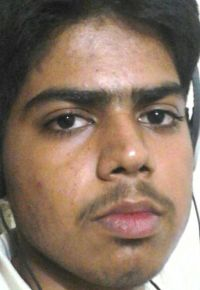
%> input picture FACE_VIEW_MORPHING/t1.jpg, 200 x 290 px
$ octave astillimage_morphing.m   (GNU Octave 9; MATLAB toolbox functions it lacks are replaced by stand-ins)
%> lines starting %> are read from the running program, lines starting %| are printed output that depends on the picture; in (x1, y1, x2, y2) boxes, pixels count from 0 and x2, y2 are one past the last pixel; in counts of white or black regions, pixels touching at a corner belong together; the program's own positions count from 1
### FACE_VIEW_MORPHING/DetectEyeMouth.m
function [eye1,eye2,mouth,showim] = DetectEyeMouth(im)
[M,N,C] = size(im);
imycbcr = rgb2ycbcr(im);

Y = double(imycbcr(:,:,1));
y = uint8(Y);
y = imnormal(y);
Cb = double(imycbcr(:,:,2));
cb = uint8(Cb);
cb = imnormal(cb);
Cr = double(imycbcr(:,:,3));
cr = uint8(Cb);
cr = imnormal(cr);

%-----------------------Compute the Eye Map C-------------
%Cr^2
Cr_sq = imnormal(Cr.^2);
cr_sq =uint8(Cr_sq);

%Cb^2
Cb_sq = imnormal((255-Cr).^2);
cb_sq =uint8(Cb_sq);

%Cb/Cr
Cb_Cr = imnormal(Cb./Cr);
cb_cr =uint8(Cb_Cr);
EyeMapC = (Cr_sq + Cb_sq + Cb_Cr)/3;    %average

%EyeMapC
EyeMapC = imnormal(EyeMapC);
eyemapc = uint8(EyeMapC);
%Use histogram equalization to enhance the result
eyemapc_hist_eq = double(histeq(eyemapc));
eyemapc_hist_eq_invert = uint8(eyemapc_hist_eq);
%-----------------------End of Computing the Eye Map C-------------

%-----------------------Compute the Eye Map L----------------------
se = strel('disk',5);               %disk of radius 5

 % dialate
Y_dia = imdilate(Y,se);
y_dia =uint8(Y_dia);

 % erode
Y_ero = imerode(Y,se);
y_ero =uint8(Y_ero);

%EyeMapL
EyeMapL = Y_dia./(Y_ero+0.1);
EyeMapL = imnormal(EyeMapL);
eyemapl = uint8(EyeMapL);
%Use histogram equalization to enhance the result
eyemapl_hist_eq = double(histeq(eyemapl));
eyemapl_hist_eq_invert = uint8(eyemapl_hist_eq);

%-----------------------End of Computing the Eye Map L-------------

%------------------------Combine as Eye Map--------------------
initial_eyemap = imnormal(EyeMapC.*EyeMapL);
initial_eyemap = uint8(initial_eyemap);
%Dilate
EyeMap = imdilate(initial_eyemap,strel('disk',3));
eyemap_hist_eq = double(histeq(EyeMap));
eyemap_hist_eq_invert = uint8(eyemap_hist_eq);
e_map = double(eyemap_hist_eq_invert);
%------------------------End of Combine as Eye Map--------------------

%-------------Masked, normally eyes appear in the following area-----
mask = zeros(M,N);
left = round(N/6);
right = round(5*N/6);
GRx = 1:M;
GRy = normpdf(GRx,round(M/2.5),M/4);
mask(:,left:right)=repmat(GRy',1,right-left+1);
GCx = repmat(1:left,M,1);
GCy = normpdf(GCx,0,left/3);
for i=1:M
    GCy(i,:) = GCy(i,:)/GCy(i,1)*mask(i,left);
end
[tempM,tempN]=size(GCy);
mask(:,right:(right+tempN-1)) = GCy;
mask(:,(left-tempN+1):left) = fliplr(GCy);
mEyeMap = imnormal(e_map.*mask);
subplot(4,5,16);imshow(mEyeMap,[]);title('Eye Area');
 %figure;imshow(mEyeMap,[]);
 %figure;imshow(mEyeMap,[]);

%---------------------eye area-------------
template = ones(5,5);
mEyeMap = conv2(mEyeMap,template,'same');
% figure;imshow(mEyeMap,[]);
[tempinx,tempiny] = find(mEyeMap == max(max(mEyeMap)));
index_e1x = tempinx(1);
index_e1y = tempiny(1);

%Mask out the first eye and mark the second eye
halfm = round(N/7);
masktemp = ones(M,N);
masktemp((index_e1x-halfm):(index_e1x+halfm),(index_e1y-halfm):(index_e1y+halfm)) = 0;
mEyeMap= mEyeMap.*masktemp;
[tempinx,tempiny] = find(mEyeMap == max(max(mEyeMap)));
index_e2x = tempinx(1);
index_e2y = tempiny(1);

%change the eye index
if index_e2y < index_e1y
    temp = index_e2y;
    index_e2y = index_e1y;
    index_e1y = temp;
    temp = index_e2x;
    index_e2x = index_e1x;
    index_e1x = temp;
end

theta = atan((index_e1x-index_e2x)/(index_e2y-index_e1y));
%retangle to mark the eyes
halfl = round(N/9);
halfw = round(N/18);
luc = [index_e1x-halfw,index_e1y-halfl];
ruc = [index_e1x-halfw,index_e1y+halfl];
llc = [index_e1x+halfw,index_e1y-halfl];
rlc = [index_e1x+halfw,index_e1y+halfl];
showim = im;
showim = redrectangle(showim,luc,ruc,llc,rlc,theta);
% figure;imshow(im,[]);
luc = [index_e2x-halfw,index_e2y-halfl];
ruc = [index_e2x-halfw,index_e2y+halfl];
llc = [index_e2x+halfw,index_e2y-halfl];
rlc = [index_e2x+halfw,index_e2y+halfl];
showim = redrectangle(showim,luc,ruc,llc,rlc,theta);

% Use mouth map to detect mouth automatically
term1 = imnormal(Cr.^2);
term2 = imnormal(Cr./Cb);
MouthMap = term1.*(term1-0.2*term2).^2;
MouthMap = imnormal(imdilate(MouthMap,strel('disk',3)));
subplot(4,5,18);imshow(MouthMap,[]);title('Mouth Area');
% figure;imshow(MouthMap,[]);

eye1 = [index_e1x,index_e1y];
eye2 = [index_e2x,index_e2y];
MouthMask = MMask(im,eye1,eye2);
MouthMap = MouthMap.*MouthMask;
% figure;imshow(MouthMap,[]);
[tempinx,tempiny] = find(MouthMap == max(max(MouthMap)));
index_mx = tempinx(1);
index_my = tempiny(1);

mouth = [index_mx,index_my];

halfw = round(1.2*halfw);
halfl = round(1.8*halfl);
luc = [index_mx-halfw,index_my-halfl];
ruc = [index_mx-halfw,index_my+halfl];
llc = [index_mx+halfw,index_my-halfl];
rlc = [index_mx+halfw,index_my+halfl];
showim = redrectangle(showim,luc,ruc,llc,rlc,theta);

 %----------display ------------
subplot(4,5,1);imshow(im);title('Input image');
subplot(4,5,2);imshow(imycbcr);title('ycbcr');
subplot(4,5,3);imshow(y);title('Y');
subplot(4,5,4);imshow(cb);title('Cb');
subplot(4,5,5);imshow(cr);title('Cr');
subplot(4,5,6);imshow(cr_sq);title('Cr^2');
subplot(4,5,7);imshow(cb_sq);title('Cb^2');
subplot(4,5,8);imshow(cb_cr);title('Cb/Cr');
subplot(4,5,9);imshow(eyemapc_hist_eq_invert);title('EyeMapC');
subplot(4,5,10);imshow(y_dia);title('Y Dialate');
subplot(4,5,11);imshow(y_ero);title('Y Erode');
subplot(4,5,12);imshow(eyemapl_hist_eq_invert);title('EyeMapL');
subplot(4,5,13);imshow(initial_eyemap);title('Initial eyemap');
subplot(4,5,14);imshow(eyemap_hist_eq_invert);title('EyeMap');
subplot(4,5,15);imshow(mask,[]);title('Mask');
subplot(4,5,17);imshow(mEyeMap,[]);title('Masked Eye');
subplot(4,5,19);imshow(MouthMap,[]);title('Masked Mouth');
subplot(4,5,20);imshow(showim,[]);title('EYES & MOUTH');
figure ; imshow(showim,[]);title('EYES & MOUTH');
figure;
%------------------End of Display---------------

### FACE_VIEW_MORPHING/imnormal.m
function result =  imnormal(im)
%This function is used to normalize the image to [0,255]
immin = min(min(im));
immax = max(max(im));
result = (im-immin)/(immax-immin)*255;

### FACE_VIEW_MORPHING/redrectangle.m
function result = redrectangle(im,p1,p2,p3,p4,theta)
%This function is used to make the image pixel become red
[M,N,P] = size(im);
%Rotate the upper horizontal line
L = abs(p1(2)-p2(2))+1;
W = abs(p1(1)-p3(1))+1;

x = [p1(1)*ones(1,L),p1(1):p3(1),p3(1)*ones(1,L),p2(1):p4(1)]-p1(1);
y = [p1(2):p2(2),p1(2)*ones(1,W),p3(2):p4(2),p2(2)*ones(1,W)]-p1(2);

temp = [cos(theta), -sin(theta);sin(theta), cos(theta)]*[x;y];
x = round(temp(1,:))+p1(1);
y = round(temp(2,:))+p1(2);
x = max(x,1);
x = min(x,M);
y = max(y,1);
y = min(y,N);
for i = 1:length(y)
    im(x(i),y(i),1) = 255;
    im(x(i),y(i),2) = 0;
    im(x(i),y(i),3) = 0;
end
result = im;

### FACE_VIEW_MORPHING/MMask.m
function MouthMask = MMask(im,eye1,eye2)
%This function is used to generate a mask to help detect the mouth in the
%face
eye1x = eye1(1);
eye1y = eye1(2);
eye2x = eye2(1);
eye2y = eye2(2);
[M,N,P] = size(im);
eyem = round((eye1+eye2)/2);
dis = round(sqrt((eye1x-eye2x)^2+(eye1y-eye2y)^2))*1.2;
mouthtemp = [eyem(1)+dis,eyem(2)];
MouthMask= zeros(M,N);
% templ = uint8(round(N/4));
templ = round(N/4);
l1 = uint16(mouthtemp(1)-templ);
l2 = uint16(mouthtemp(1)+templ);
r1 = uint16(mouthtemp(2)-templ);
r2 = uint16(mouthtemp(2)+templ);
if l1<=1
    l1=1;
end
if l2>M
    l2=M;
end
if r1<=1
    r1=1;
end
if r2>N
    r2=N;
end
MouthMask(l1:l2,r1:r2) = 1;

### FACE_VIEW_MORPHING/CoTrans.m
function face1t = CoTrans(face1,P1,P2)
%This function is used to transform the coordinates of the two faces
%P1 is the indexes of eye1, eye2 and mouth in face 1
%P2 is the indexes of eye1, eye2 and mouth in face 2

F1E1 = P1(1,:);
F1E2 = P1(2,:);
F1M = P1(3,:);

F2E1 = P2(1,:);
F2E2 = P2(2,:);
F2M = P2(3,:);

%partition the image pixels into five different
%areas by griding

[M,N,P] = size(face1);
x = 1:M;
y = 1:N;
[X,Y] = ndgrid(x,y);
%Index of area 1
xv = [1,1,F2E1(1),1];
yv = [1,N,F2E1(2),1];
Area1 = double(inpolygon(X,Y,xv,yv));
[A1x,A1y] = find(Area1==1);
RA1 = ImWrap(A1x,A1y,face1,[1 1 F1E1(1)],[1 N F1E1(2)],[1 1 F2E1(1)],[1 N F2E1(2)]);  % use of inbuilt function to warp the areas accordingly
%Index of area 2
xv = [F2E1(1),1,F2E2(1),F2E1(1)];
yv = [F2E1(2),N,F2E2(2),F2E1(2)];
Area2 = double(inpolygon(X,Y,xv,yv));
[A2x,A2y] = find(Area2==1);
RA2 = ImWrap(A2x,A2y,face1,[F1E1(1) 1 F1E2(1)],[F1E1(2) N F1E2(2)],[F2E1(1) 1 F2E2(1)],[F2E1(2) N F2E2(2)]);
%Index of area 3
xv = [1,F2E1(1),M,1];
yv = [1,F2E1(2),1,1];
Area3 = double(inpolygon(X,Y,xv,yv));
[A3x,A3y] = find(Area3==1);
RA3 = ImWrap(A3x,A3y,face1,[1 F1E1(1) M],[1 F1E1(2) 1],[1 F2E1(1) M],[1 F2E1(2) 1]);
%Index of area 4
xv = [F2E1(1),F2M(1),M,F2E1(1)];
yv = [F2E1(2),F2M(2),1,F2E1(2)];
Area4 = double(inpolygon(X,Y,xv,yv));
[A4x,A4y] = find(Area4==1);
RA4 = ImWrap(A4x,A4y,face1,[F1E1(1) F1M(1) M],[F1E1(2) F1M(2) 1],[F2E1(1) F2M(1) M],[F2E1(2) F2M(2) 1]);
%Index of area 5
xv = [F2E1(1),F2E2(1),F2M(1),F2E1(1)];
yv = [F2E1(2),F2E2(2),F2M(2),F2E1(2)];
Area5 = double(inpolygon(X,Y,xv,yv));
[A5x,A5y] = find(Area5==1);
RA5 = ImWrap(A5x,A5y,face1,[F1E1(1) F1E2(1) F1M(1)],[F1E1(2) F1E2(2) F1M(2)],[F2E1(1) F2E2(1) F2M(1)],[F2E1(2) F2E2(2) F2M(2)]);
%Index of area 6
xv = [F2M(1),F2E2(1),M,F2M(1)];
yv = [F2M(2),F2E2(2),N,F2M(2)];
Area6 = double(inpolygon(X,Y,xv,yv));
[A6x,A6y] = find(Area6==1);
RA6 = ImWrap(A6x,A6y,face1,[F1M(1) F1E2(1) M],[F1M(2) F1E2(2) N],[F2M(1) F2E2(1) M],[F2M(2) F2E2(2) N]);
%Index of area 7
xv = [F2E2(1),1,M,F2E2(1)];
yv = [F2E2(2),N,N,F2E2(2)];
Area7 = double(inpolygon(X,Y,xv,yv));
[A7x,A7y] = find(Area7==1);
RA7 = ImWrap(A7x,A7y,face1,[F1E2(1) 1 M],[F1E2(2) N N],[F2E2(1) 1 M],[F2E2(2) N N]);
%Index of area 8
xv = [M,F2M(1),M,M];
yv = [1,F2M(2),N,1];
Area8 = double(inpolygon(X,Y,xv,yv));
[A8x,A8y] = find(Area8==1);
RA8 = ImWrap(A8x,A8y,face1,[M F1M(1) M],[1 F1M(2) N],[M F2M(1) M],[1 F2M(2) N]);

face1t = RA1+RA2+RA3+RA4+RA5+RA6+RA7+RA8;
TRA1 = rgb2gray(RA1);
TRA2 = rgb2gray(RA2);
TRA3 = rgb2gray(RA3);
TRA4 = rgb2gray(RA4);
TRA5 = rgb2gray(RA5);
TRA6 = rgb2gray(RA6);
TRA7 = rgb2gray(RA7);
TRA8 = rgb2gray(RA8);

% [10 lines of commented-out code are left out]

[Inx1,Iny1] = find(TRA1 == TRA3 & TRA1~=0 & TRA3~=0);
[Inx2,Iny2] = find(TRA1 == TRA2 & TRA1~=0 & TRA2~=0);
[Inx3,Iny3] = find(TRA2 == TRA5 & TRA2~=0 & TRA5~=0);
[Inx4,Iny4] = find(TRA2 == TRA7 & TRA2~=0 & TRA7~=0);
[Inx5,Iny5] = find(TRA3 == TRA4 & TRA3~=0 & TRA4~=0);
[Inx6,Iny6] = find(TRA4 == TRA5 & TRA4~=0 & TRA5~=0);
[Inx7,Iny7] = find(TRA5 == TRA6 & TRA5~=0 & TRA6~=0);
[Inx8,Iny8] = find(TRA6 == TRA7 & TRA6~=0 & TRA7~=0);
[Inx9,Iny9] = find(TRA4 == TRA8 & TRA4~=0 & TRA8~=0);
[Inx10,Iny10] = find(TRA8 == TRA6 & TRA8~=0 & TRA6~=0);
Inx = [Inx1;Inx2;Inx3;Inx4;Inx5;Inx6;Inx7;Inx8;Inx9;Inx10];
Iny = [Iny1;Iny2;Iny3;Iny4;Iny5;Iny6;Iny7;Iny8;Iny9;Iny10];
for i = 1:length(Inx)
    face1t(Inx(i),Iny(i),1) = face1t(Inx(i),Iny(i),1)/2;
    face1t(Inx(i),Iny(i),2) = face1t(Inx(i),Iny(i),2)/2;
    face1t(Inx(i),Iny(i),3) = face1t(Inx(i),Iny(i),3)/2;
end
face1t = uint8(face1t);

### FACE_VIEW_MORPHING/ImWrap.m
function result = ImWrap(Ax,Ay,im,u,v,x,y);
%This funciton is used for image wraping
%Ax and Ay are the indexs of the image area
%im is the image
%u v x y define the affine transformation
[M,N,P] = size(im);
tform = maketform('affine',[u' v'],[x' y']);
[UI,VI] = tforminv(tform,Ax,Ay);
[U,V] = meshgrid(1:M,1:N);
Out(:,:,1) = interp2(U,V,im(:,:,1)',UI,VI,'linear');   %interpolation
Out(:,:,2) = interp2(U,V,im(:,:,2)',UI,VI,'linear');
Out(:,:,3) = interp2(U,V,im(:,:,3)',UI,VI,'linear');

result = zeros(M,N);
for i = 1:length(Ax)
    result(Ax(i),Ay(i),1) = Out(i,1,1);
    result(Ax(i),Ay(i),2) = Out(i,1,2);
    result(Ax(i),Ay(i),3) = Out(i,1,3);
end

### FACE_VIEW_MORPHING/astillimage_morphing.m

clear;clc;close all;
%This code performes View Morphing for still images and detects eyes and
%mouth in the morphed image
face1 = imread('t1.jpg');
%> face1 is the input picture: size 290x200x3 uint8; mean R, G, B 137.6, 116.4, 100.4
face2 = imread('t2.jpg');
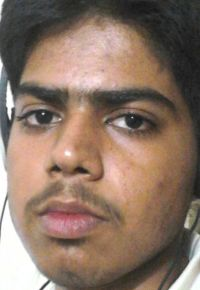
%> input picture FACE_VIEW_MORPHING/t2.jpg, 200 x 290 px
%> face2 is the input picture: size 290x200x3 uint8; mean R, G, B 138.6, 116.3, 101.7

% resize the two images
[M1,N1,P] = size(face1);
%> M1 = 290; N1 = 200; P = 3
[M2,N2,P] = size(face2);
%> M2 = 290; N2 = 200

M = min([M1,M2]);
%> M = 290
N = min([N1,N2]);
%> N = 200
face1 = imresize(face1,[M,N]);
face2 = imresize(face2,[M,N]);
figure;
[f1_eye1,f1_eye2,f1_mouth,f1show] = DetectEyeMouth(face1);
%> in DetectEyeMouth, `imycbcr = rgb2ycbcr(im);`: imycbcr: size 290x200x3 uint8; mean of channels 1, 2, 3 119.8, 117.9, 138.5
%> in imnormal, `immin = min(min(im));`: immin = 35
%> in imnormal, `immax = max(max(im));`: immax = 235
%> in imnormal, `result = (im-immin)/(immax-immin)*255;`: result: size 290x200 uint8; 37.3% white; 41 white regions (24 under 20 px), largest, box (x1, y1, x2, y2) and area: (34, 98, 200, 290) 13721, (54, 20, 179, 95) 5925, (0, 233, 32, 290) 794
%> in imnormal (call 2), `result = (im-immin)/(immax-immin)*255;`: result: size 290x200 uint8; 59.6% white; 22 black regions (13 under 20 px), largest, box (x1, y1, x2, y2) and area: (9, 86, 190, 277) 18374, (27, 22, 104, 95) 2519, (123, 28, 177, 85) 1707
%> in DetectEyeMouth, `eyemapl_hist_eq = double(histeq(eyemapl));`:
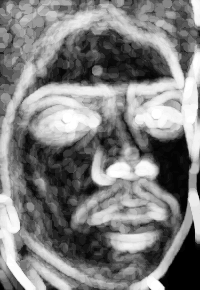
%> eyemapl_hist_eq: size 290x200 double; min 0, max 255, mean 127.8
%> in DetectEyeMouth, `mask(:,right:(right+tempN-1)) = GCy;`: mask: size 290x200 double; min 0, max 0.0055, mean 0.00238
%> in DetectEyeMouth, `mask(:,(left-tempN+1):left) = fliplr(GCy);`:
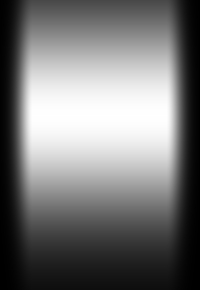
%> mask: size 290x200 double; min 0, max 0.0055, mean 0.00258; drawn with min black and max white
%> in DetectEyeMouth, `[tempinx,tempiny] = find(mEyeMap == max(max(mEyeMap)));`: tempinx = [116; 116; 116; 116; 116; 116; 116; 116; 116; 116; 116; 116; 116]; tempiny = [65; 66; 67; 68; 69; 70; 154; 155; 156; 157; 158; 159; 160]
%> in DetectEyeMouth, `index_e1x = tempinx(1);`: index_e1x = 116
%> in DetectEyeMouth, `index_e1y = tempiny(1);`: index_e1y = 65
%> in DetectEyeMouth, `masktemp((index_e1x-halfm):(index_e1x+halfm),(index_e1y-halfm):(index_..`: masktemp: size 290x200 double; values 0 (black) and 1 (white), 94% white; 1 black region, box (x1, y1, x2, y2) and area: (35, 86, 94, 145) 3481
%> in DetectEyeMouth, `mEyeMap= mEyeMap.*masktemp;`:
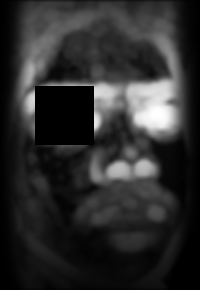
%> mEyeMap: size 290x200 double; min 0, max 6373.8, mean 1131.2; drawn with min black and max white
%> in DetectEyeMouth, `[tempinx,tempiny] = find(mEyeMap == max(max(mEyeMap)));`: tempinx = [116; 116; 116; 116; 116; 116; 116]; tempiny = [154; 155; 156; 157; 158; 159; 160]
%> in DetectEyeMouth, `index_e2x = tempinx(1);`: index_e2x = 116
%> in DetectEyeMouth, `index_e2y = tempiny(1);`: index_e2y = 154
%> in DetectEyeMouth, `theta = atan((index_e1x-index_e2x)/(index_e2y-index_e1y));`: theta = 0
%> in DetectEyeMouth, `luc = [index_e1x-halfw,index_e1y-halfl];`: luc = [105 43]
%> in DetectEyeMouth, `ruc = [index_e1x-halfw,index_e1y+halfl];`: ruc = [105 87]
%> in DetectEyeMouth, `llc = [index_e1x+halfw,index_e1y-halfl];`: llc = [127 43]
%> in DetectEyeMouth, `rlc = [index_e1x+halfw,index_e1y+halfl];`: rlc = [127 87]
%> in redrectangle, `L = abs(p1(2)-p2(2))+1;`: L = 45
%> in redrectangle, `W = abs(p1(1)-p3(1))+1;`: W = 23
%> in redrectangle, `temp = [cos(theta), -sin(theta);sin(theta), cos(theta)]*[x;y];`: temp = 136 columns, first 8: [0 0 0 0 0 0 0 0; 0 1 2 3 4 5 6 7]
%> in redrectangle, `x = round(temp(1,:))+p1(1);`: x = 136 values, max 127 at index 68, min 105 at index 1, mean 116
%> in redrectangle, `y = round(temp(2,:))+p1(2);`: y = 136 values, max 87 at index 45, min 43 at index 1, mean 65
%> the loop in redrectangle, `for i = 1:length(y)` made 136 passes
%> after the loop in redrectangle, `for i = 1:length(y)`:
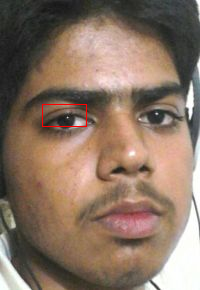
%> im: size 290x200x3 uint8; 0.23% of pixels changed, all inside (x1, y1, x2, y2) = (42, 104, 87, 127)
%> in DetectEyeMouth, `luc = [index_e2x-halfw,index_e2y-halfl];`: luc = [105 132]
%> in DetectEyeMouth, `ruc = [index_e2x-halfw,index_e2y+halfl];`: ruc = [105 176]
%> in DetectEyeMouth, `llc = [index_e2x+halfw,index_e2y-halfl];`: llc = [127 132]
%> in DetectEyeMouth, `rlc = [index_e2x+halfw,index_e2y+halfl];`: rlc = [127 176]
%> call 2 of redrectangle, with p1 = [105 132], p2 = [105 176], p3 = [127 132], p4 = [127 176], theta = 0
%> in redrectangle (call 2), `y = round(temp(2,:))+p1(2);`: y = 136 values, max 176 at index 45, min 132 at index 1, mean 154
%> the loop in redrectangle (call 2), `for i = 1:length(y)` made 136 passes
%> after the loop in redrectangle (call 2), `for i = 1:length(y)`:
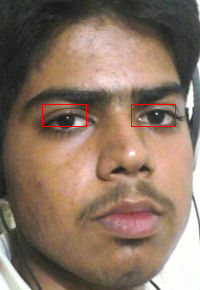
%> im: size 290x200x3 uint8; 0.23% of pixels changed, all inside (x1, y1, x2, y2) = (131, 104, 176, 127)
%> in imnormal (call 13), `immin = min(min(im));`: immin = 0
%> in imnormal (call 13), `immax = max(max(im));`: immax = 11938369.7
%> in imnormal (call 13), `result = (im-immin)/(immax-immin)*255;`:
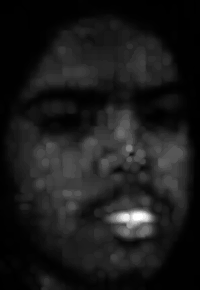
%> result: size 290x200 double; min 0, max 255, mean 27.1
%> in DetectEyeMouth, `eye1 = [index_e1x,index_e1y];`: eye1 = [116 65]
%> in DetectEyeMouth, `eye2 = [index_e2x,index_e2y];`: eye2 = [116 154]
%> in MMask, `eye1x = eye1(1);`: eye1x = 116
%> in MMask, `eye1y = eye1(2);`: eye1y = 65
%> in MMask, `eye2x = eye2(1);`: eye2x = 116
%> in MMask, `eye2y = eye2(2);`: eye2y = 154
%> in MMask, `eyem = round((eye1+eye2)/2);`: eyem = [116 110]
%> in MMask, `dis = round(sqrt((eye1x-eye2x)^2+(eye1y-eye2y)^2))*1.2;`: dis = 106.8
%> in MMask, `mouthtemp = [eyem(1)+dis,eyem(2)];`: mouthtemp = [222.8 110]
%> in MMask, `l1 = uint16(mouthtemp(1)-templ);`: l1 = 173
%> in MMask, `l2 = uint16(mouthtemp(1)+templ);`: l2 = 273
%> in MMask, `r1 = uint16(mouthtemp(2)-templ);`: r1 = 60
%> in MMask, `r2 = uint16(mouthtemp(2)+templ);`: r2 = 160
%> in DetectEyeMouth, `[tempinx,tempiny] = find(MouthMap == max(max(MouthMap)));`: tempinx = 35 values from 215 to 220; tempiny = 35 values from 137 to 143
%> in DetectEyeMouth, `index_mx = tempinx(1);`: index_mx = 216
%> in DetectEyeMouth, `index_my = tempiny(1);`: index_my = 137
%> in DetectEyeMouth, `mouth = [index_mx,index_my];`: mouth = [216 137]
%> in DetectEyeMouth, `luc = [index_mx-halfw,index_my-halfl];`: luc = [203 97]
%> in DetectEyeMouth, `ruc = [index_mx-halfw,index_my+halfl];`: ruc = [203 177]
%> in DetectEyeMouth, `llc = [index_mx+halfw,index_my-halfl];`: llc = [229 97]
%> in DetectEyeMouth, `rlc = [index_mx+halfw,index_my+halfl];`: rlc = [229 177]
%> f1_eye1 = [116 65]; f1_eye2 = [116 154]; f1_mouth = [216 137]
[f2_eye1,f2_eye2,f2_mouth,f2show] = DetectEyeMouth(face2);
%> f2_eye1 = [116 41]; f2_eye2 = [117 131]; f2_mouth = [219 64]
% [5 lines of commented-out code are left out]
alpha=0.5;
interf_eye1 = alpha*f1_eye1+(1-alpha)*f2_eye1;
%> interf_eye1 = [116 53]
    interf_eye2 = alpha*f1_eye2+(1-alpha)*f2_eye2;
%> interf_eye2 = [116.5 142.5]
    interf_mouth = alpha*f1_mouth+(1-alpha)*f2_mouth;
%> interf_mouth = [217.5 100.5]
    face1t = CoTrans(double(face1),[f1_eye1;f1_eye2;f1_mouth],[interf_eye1;interf_eye2;interf_mouth]);
%> in CoTrans, `F1E1 = P1(1,:);`: F1E1 = [116 65]
%> in CoTrans, `F1E2 = P1(2,:);`: F1E2 = [116 154]
%> in CoTrans, `F1M = P1(3,:);`: F1M = [216 137]
%> in CoTrans, `F2E1 = P2(1,:);`: F2E1 = [116 53]
%> in CoTrans, `F2E2 = P2(2,:);`: F2E2 = [116.5 142.5]
%> in CoTrans, `F2M = P2(3,:);`: F2M = [217.5 100.5]
%> in CoTrans, `xv = [1,1,F2E1(1),1];`: xv = [1 1 116 1]
%> in CoTrans, `yv = [1,N,F2E1(2),1];`: yv = [1 200 53 1]
%> in CoTrans, `[A1x,A1y] = find(Area1==1);`: A1x = 11544 values from 1 to 116; A1y = 11544 values from 1 to 200
%> in ImWrap, `tform = maketform('affine',[u' v'],[x' y']);`: tform = {ndims_in 2, ndims_out 2}
%> in CoTrans, `xv = [F2E1(1),1,F2E2(1),F2E1(1)];`: xv = [116 1 116.5 116]
%> in CoTrans, `yv = [F2E1(2),N,F2E2(2),F2E1(2)];`: yv = [53 200 142.5 53]
%> in CoTrans, `[A2x,A2y] = find(Area2==1);`: A2x = 5221 values from 1 to 116; A2y = 5221 values from 53 to 200
%> in CoTrans, `xv = [1,F2E1(1),M,1];`: xv = [1 116 290 1]
%> in CoTrans, `yv = [1,F2E1(2),1,1];`: yv = [1 53 1 1]
%> in CoTrans, `[A3x,A3y] = find(Area3==1);`: A3x = 7661 values from 1 to 290; A3y = 7661 values from 1 to 53
%> in CoTrans, `xv = [F2E1(1),F2M(1),M,F2E1(1)];`: xv = [116 217.5 290 116]
%> in CoTrans, `yv = [F2E1(2),F2M(2),1,F2E1(2)];`: yv = [53 100.5 1 53]
%> in CoTrans, `[A4x,A4y] = find(Area4==1);`: A4x = 6772 values from 116 to 290; A4y = 6772 values from 1 to 100
%> in CoTrans, `xv = [F2E1(1),F2E2(1),F2M(1),F2E1(1)];`: xv = [116 116.5 217.5 116]
%> in CoTrans, `yv = [F2E1(2),F2E2(2),F2M(2),F2E1(2)];`: yv = [53 142.5 100.5 53]
%> in CoTrans, `[A5x,A5y] = find(Area5==1);`: A5x = 4510 values from 116 to 216; A5y = 4510 values from 53 to 142
%> in CoTrans, `xv = [F2M(1),F2E2(1),M,F2M(1)];`: xv = [217.5 116.5 290 217.5]
%> in CoTrans, `yv = [F2M(2),F2E2(2),N,F2M(2)];`: yv = [100.5 142.5 200 100.5]
%> in CoTrans, `[A6x,A6y] = find(Area6==1);`: A6x = 6547 values from 118 to 290; A6y = 6547 values from 101 to 200
%> in CoTrans, `xv = [F2E2(1),1,M,F2E2(1)];`: xv = [116.5 1 290 116.5]
%> in CoTrans, `yv = [F2E2(2),N,N,F2E2(2)];`: yv = [142.5 200 200 142.5]
%> in CoTrans, `[A7x,A7y] = find(Area7==1);`: A7x = 8441 values from 1 to 290; A7y = 8441 values from 143 to 200
%> in CoTrans, `xv = [M,F2M(1),M,M];`: xv = [290 217.5 290 290]
%> in CoTrans, `yv = [1,F2M(2),N,1];`: yv = [1 100.5 200 1]
%> in CoTrans, `[A8x,A8y] = find(Area8==1);`: A8x = 7316 values from 218 to 290; A8y = 7316 values from 1 to 200
%> in CoTrans, `[Inx1,Iny1] = find(TRA1 == TRA3 & TRA1~=0 & TRA3~=0);`: Inx1 = [1; 116]; Iny1 = [1; 53]
%> in CoTrans, `[Inx2,Iny2] = find(TRA1 == TRA2 & TRA1~=0 & TRA2~=0);`: Inx2 = []
%> in CoTrans, `Inx = [Inx1;Inx2;Inx3;Inx4;Inx5;Inx6;Inx7;Inx8;Inx9;Inx10];`: Inx = [1; 116]
%> in CoTrans, `Iny = [Iny1;Iny2;Iny3;Iny4;Iny5;Iny6;Iny7;Iny8;Iny9;Iny10];`: Iny = [1; 53]
%> the loop in CoTrans, `for i = 1:length(Inx)` made 2 passes
    face2t = CoTrans(double(face2),[f2_eye1;f2_eye2;f2_mouth],[interf_eye1;interf_eye2;interf_mouth]);
%> the loop in CoTrans (call 2), `for i = 1:length(Inx)` made 1 pass
    im = face1t*alpha+(1-alpha)*face2t;

%Detect mouth and eyes in the morphed face
    [im_eye1,im_eye2,im_mouth,imshow] = DetectEyeMouth(im);
%> im_eye1 = [116 54]; im_eye2 = [117 135]; im_mouth = [217 100]
   % im = reddot(im,[im_eye1;im_eye2;im_mouth]);

%> (the run ends here)
